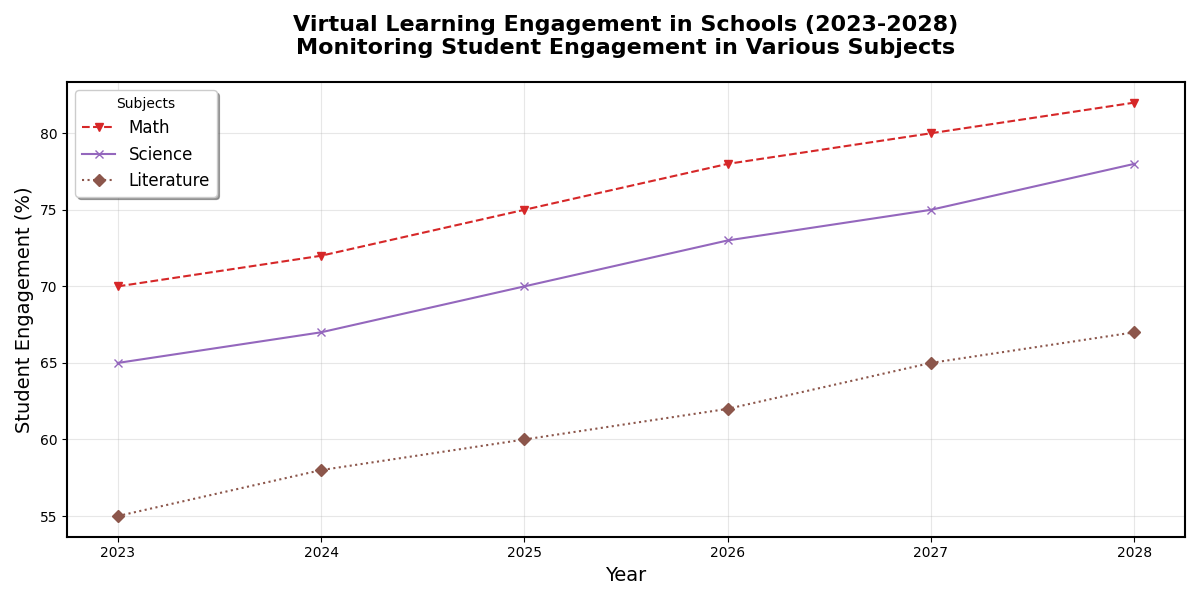

The Python source for this figure:
import matplotlib.pyplot as plt
import numpy as np

years = np.arange(2023, 2029)
math_engagement = np.array([70, 72, 75, 78, 80, 82])
science_engagement = np.array([65, 67, 70, 73, 75, 78])
literature_engagement = np.array([55, 58, 60, 62, 65, 67])

fig, ax = plt.subplots(figsize=(12, 6))

# Altering stylistic elements: markers, line styles, and colors
ax.plot(years, math_engagement, marker='v', linestyle='--', color='#d62728', label='Math')
ax.plot(years, science_engagement, marker='x', linestyle='-', color='#9467bd', label='Science')
ax.plot(years, literature_engagement, marker='D', linestyle=':', color='#8c564b', label='Literature')

# Titles and Labels
ax.set_title("Virtual Learning Engagement in Schools (2023-2028)\nMonitoring Student Engagement in Various Subjects", fontsize=16, fontweight='bold', pad=20)
ax.set_xlabel("Year", fontsize=14)
ax.set_ylabel("Student Engagement (%)", fontsize=14)

# Adjust legend and grid stylings
ax.legend(title="Subjects", loc='upper left', fontsize=12, frameon=True, shadow=True)
ax.grid(True, linestyle='-', alpha=0.3)

# Apply a border to the plot
ax.spines['top'].set_linewidth(1.5)
ax.spines['right'].set_linewidth(1.5)
ax.spines['bottom'].set_linewidth(1.5)
ax.spines['left'].set_linewidth(1.5)

plt.tight_layout()
plt.show()
